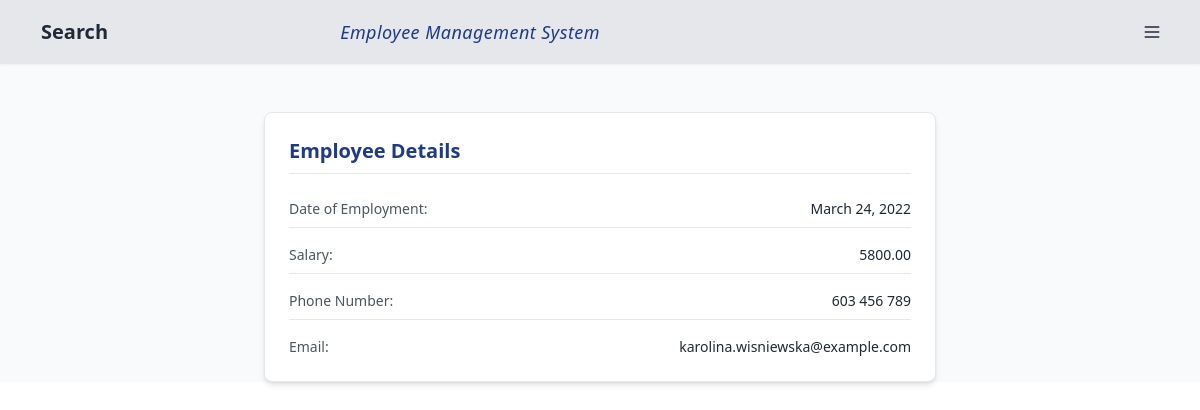
Page /92061498765/ on the committed database.
### employee_management_system/models.py (models this page shows, shortened)
class Employee(models.Model):
    name = models.CharField(max_length=100)
    surname = models.CharField(max_length=100)
    pesel = models.CharField(max_length=11, unique=True)
    residential_address = models.CharField(max_length=255)
    date_of_employment = models.DateField()
    salary = models.DecimalField(max_digits=10, decimal_places=2)
    phone_number = models.CharField(max_length=20, blank=True, null=True)
    email = models.EmailField(blank=True)

### employee_management_system/views.py (the view)
# urls.py: path('<str:pesel>/', views.employee_detail, name='employee_detail_url'),
def employee_detail(request, pesel):
    employee = get_object_or_404(Employee, pesel=pesel)
    return render(request, 'employee_management_system/employee_details.html', {'employee': employee})

### employee_management_system/templates/employee_management_system/employee_details.html (shortened to what this page needs)
{% extends 'index.html' %}
{% block content %}
<div class="max-w-2xl mx-auto mt-8">
  <div class="card bg-white shadow-md border border-gray-200 rounded-lg">
    <div class="card-body p-6">
      <h2 class="text-xl font-semibold text-blue-900 border-b pb-2 mb-4">Employee Details</h2>
      <div class="space-y-4 text-gray-800">
        <div class="flex justify-between border-b pb-2">
          <span class="font-medium text-gray-600">Date of Employment:</span>
          <span>{{ employee.date_of_employment }}</span>
        </div>
        <div class="flex justify-between border-b pb-2">
          <span class="font-medium text-gray-600">Salary:</span>
          <span>{{ employee.salary }}</span>
        </div>
        <div class="flex justify-between border-b pb-2">
          <span class="font-medium text-gray-600">Phone Number:</span>
          <span>{{ employee.phone_number }}</span>
        </div>
        <div class="flex justify-between">
          <span class="font-medium text-gray-600">Email:</span>
          <span>{{ employee.email }}</span>
        </div>
      </div>
    </div>
  </div>
</div>
{% endblock %}

### rows in the picture
Employee: date_of_employment "March 24, 2022", salary "5800.00", phone_number "603 456 789", email "karolina.wisniewska@example.com"
